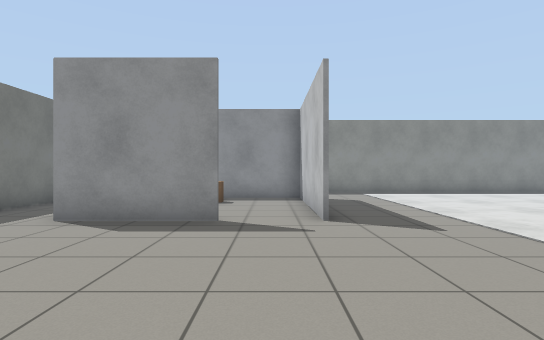
view 1 (above)

18 first-person views from a walk through a robot-simulator world made for Gazebo. The camera is 0.94 m above the floor, looks level and sees 80° across. The floor is counted in squares, 1 m on a side. Each view is taken from the middle of a square. On the plan, view 1 faces up. The plan holds only what a view shows up to about 12 squares ahead; the rest is blank.

view 2
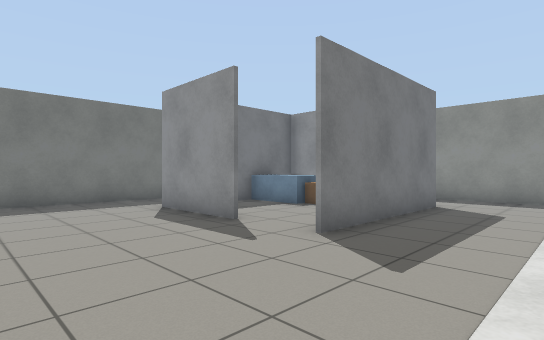

view 3
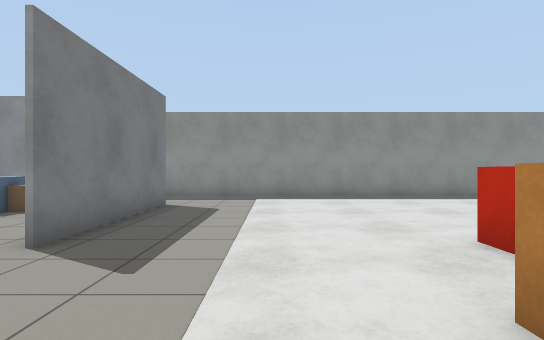

view 4
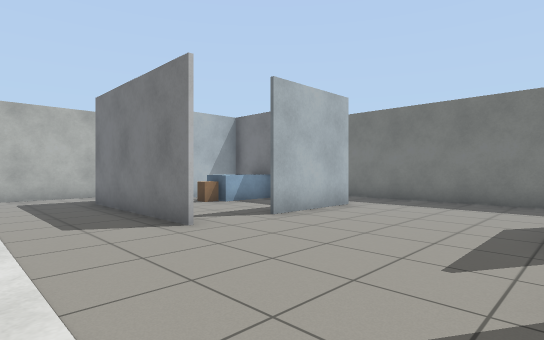

view 5
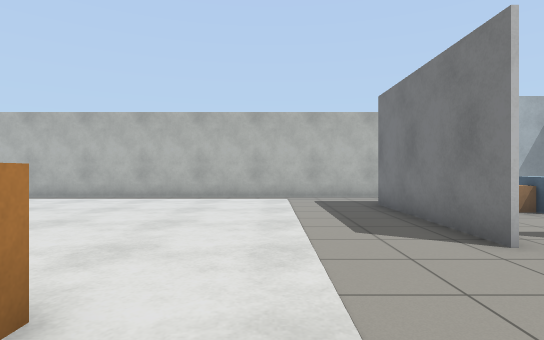

view 6
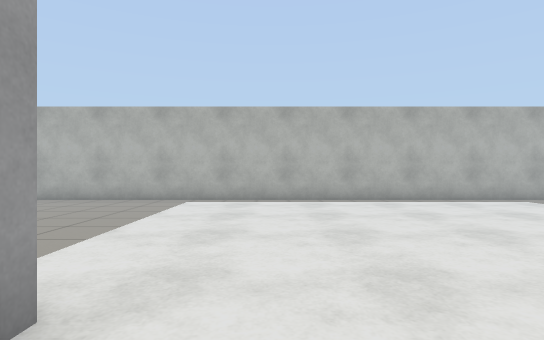

view 7
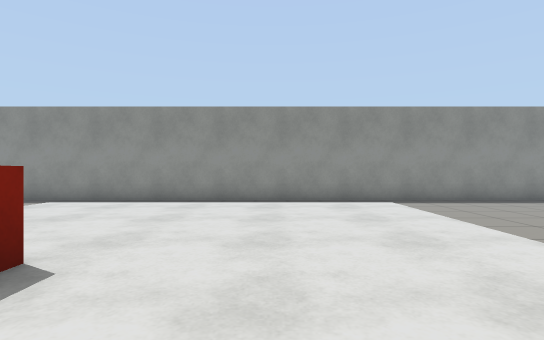

view 8
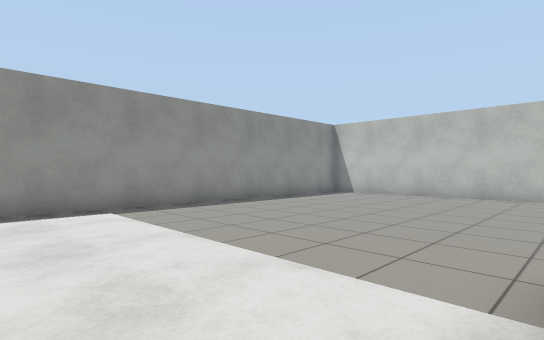

view 9
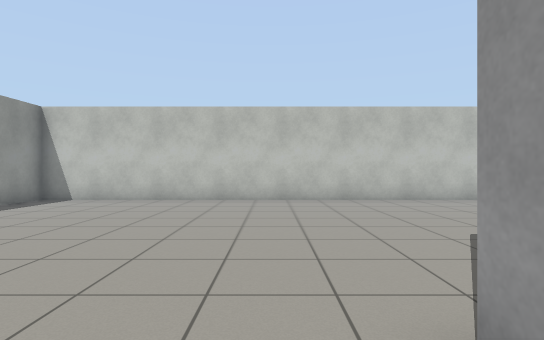

view 10
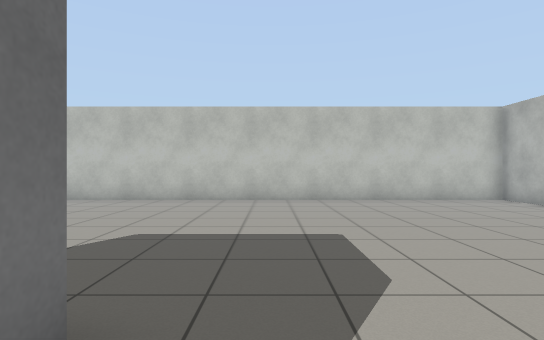

view 11
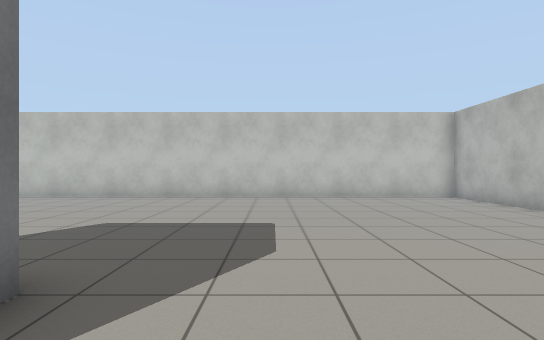

view 12
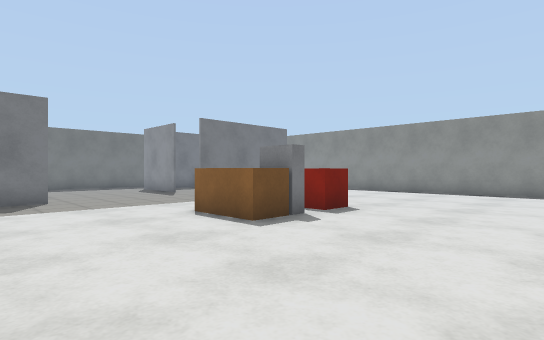

view 13
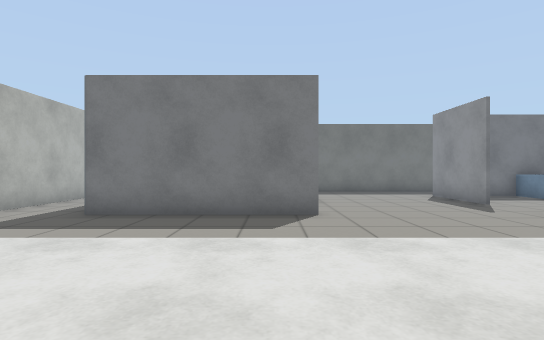

view 14
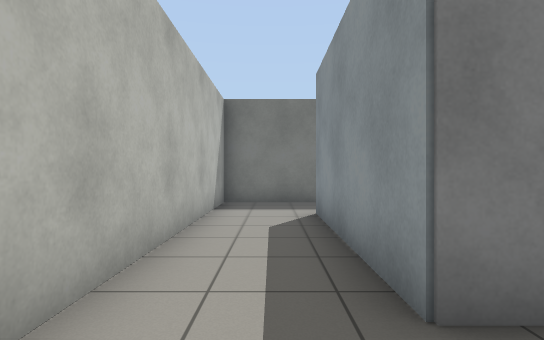

view 15
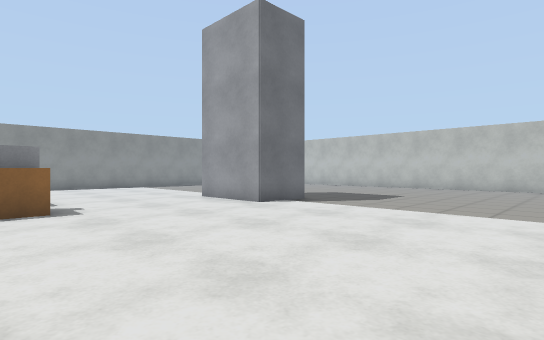

view 16
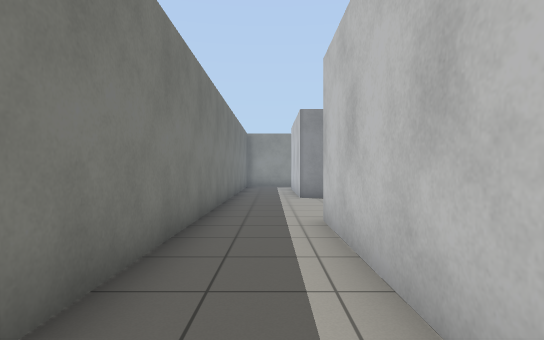

view 17
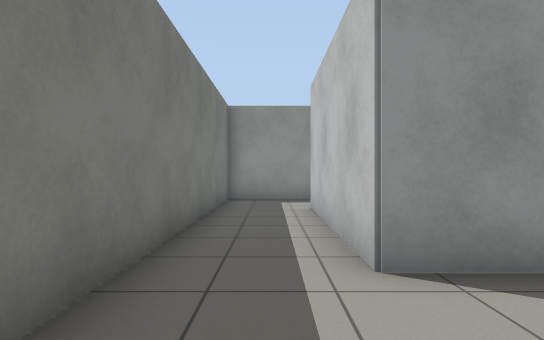

view 18
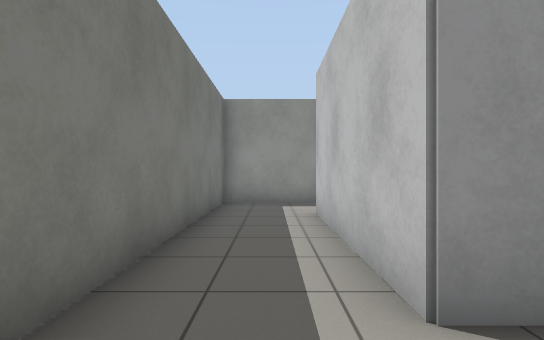

### Floor plan
Ten units are one square. View 1 is at (0, 0); x grows to the right and y downward. Boxes are objects, and circles mark ways between rooms. Rooms are numbered by the first view taken in them; rooms with no view inside come last. Other rooms are left out.
<svg viewBox="-69 -139 308 208">
<path fill="none" stroke="#000" d="M-39 20 -39 30M-35 39 -20 39M145 -19 125 -19 125 -50M10 -60 10 -75M11 -10 11 40 -40 40 -40 -11 -10 -11M-10 -60 -40 -60 -40 -110M11 -110 11 -60M196 -134 2 -134M-36 -134 -64 -134 -64 64 234 64 234 -134 218 -134M10 -75 10 -110 -39 -110 -39 -80"/>
<rect x="-35" y="15" width="10" height="20" fill="#bbb"><title>blue box</title></rect>
<rect x="-25" y="15" width="10" height="20" fill="#bbb"><title>beige box</title></rect>
<rect x="55" y="-45" width="20" height="20" fill="#bbb"><title>orange box</title></rect>
<rect x="65" y="-45" width="10" height="10" fill="#bbb"><title>white box</title></rect>
<rect x="65" y="-65" width="10" height="10" fill="#bbb"><title>red box</title></rect>
<rect x="-35" y="-105" width="10" height="20" fill="#bbb"><title>blue box</title></rect>
<rect x="-25" y="-105" width="10" height="20" fill="#bbb"><title>beige box</title></rect>
<circle cx="0" cy="-10" r="3" fill="#2a7"/>
<circle cx="0" cy="-70" r="3" fill="#2a7"/>
<text x="-10" y="10">1</text>
<text x="100" y="-40">2</text>
<text x="-20" y="-90">3</text>
</svg>
Room 1 opens to room 2. Room 2 opens to room 3.

Where each view was taken, in squares from view 1:
view 1: 0 up, 0 right, facing up
view 2: 2 up, 4 right, facing up-left
view 3: 2 up, 4 right, facing up
view 4: 6 up, 4 right, facing down-left
view 5: 5 up, 4 right, facing down
view 6: 4 up, 11 right, facing down
view 7: 3 up, 10 right, facing up
view 8: 5 up, 11 right, facing up-right
view 9: 6 up, 13 right, facing right
view 10: 1 up, 13 right, facing right
view 11: 0 up, 12 right, facing right
view 12: 1 down, 12 right, facing up-left
view 13: 0 up, 8 right, facing left
view 14: 5 down, 3 right, facing left
view 15: 5 down, 6 right, facing up-right
view 16: 5 down, 5 left, facing up
view 17: 3 up, 5 left, facing up
view 18: 4 up, 5 left, facing up
